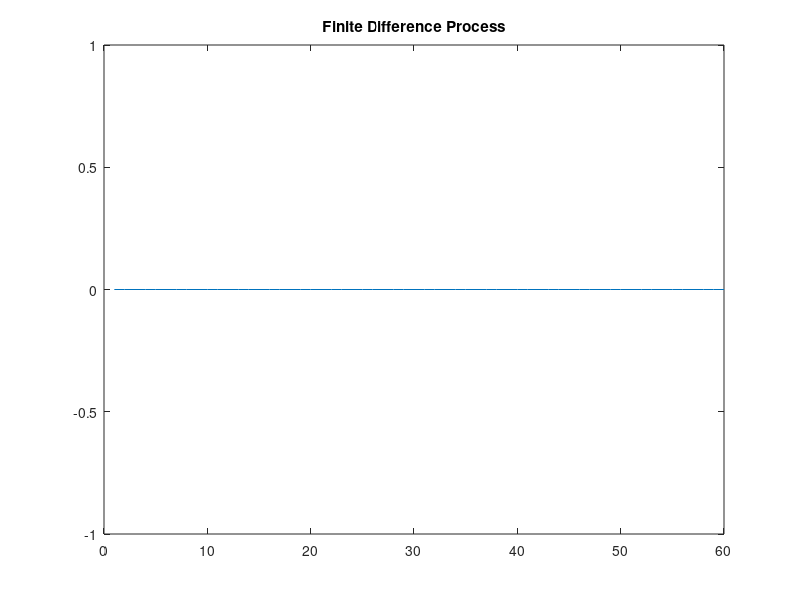

The MATLAB source for this figure: (Note: this script raises an error after producing the figure.)
%Input Parameters
sizeRectangle = 20;
Length = 3 * sizeRectangle;
Width = 2 * sizeRectangle;
mainV = 1;

Matrix1 = sparse(1,Length);
Matrix2 = sparse(Width,Length);
Matrix3 = sparse(Width, Length);

Boundary1 = 0;
Boundary2 = mainV;

numIter = 100;

fig1 = figure;
Matrix1(Length) = Boundary1;
Matrix(1) = Boundary2;
Matrix(2:Length-1) = deal(0.5*(Boundary1 + Boundary2));

figure (fig1)
for steps = 1:numIter
    plot(Matrix1)
    title('Finite Difference Process')
    pause(0.01)
    for iter = 2:Length-1
        Matrix1(iter) = 1/2*(Matrix1(iter-1)+Matrix1(iter+1));
    end
end


%%%FOR QUESTION 1B
Iter2 = iter;
fig2 = figure;

figure(fig2)
for iter = 1:Length       
    for jd = 1:Width
        Matrix3(jd,iter) = analyticalsol2(iter,jd,mainV,Length,Width,Iter2); 
    end
end
subplot(3,1,1);
surf(Matrix3);
title('Analytical Solution');
pause(0.01);



% to find the average of the boundry conditions, we do
[Matrix2(1, 1), Matrix2(1, Length), Matrix2(Width, 1), Matrix2(Width, Length), ...  
    Matrix2(2 : Width - 1, 2 : Length - 1)] = deal (1/2*(Boundary1 + Boundary2));
[Matrix2(1, 2 : Length-1), Matrix2(Width, 2 : Length-1)] = deal(Boundary1);
[Matrix2(2 : Width-1, 1), Matrix2(2 : Width-1, Length)] = deal(Boundary2);

for step = 1:iter
    subplot(3,1,2);
    surf(Matrix2);
    title('Numerical Solution');
    subplot(3, 1, 3);
    surf(log(abs(Matrix2 - Matrix3)))
    set(gca, 'ZScale' , 'log')
    title('Difference in Numerical  Analytical Solution')
    pause(0.01);
    
    for iter = 2 : Length-1
        for jd = 2:Width-1
            Matrix2(jd, iter) = 0.25*(Matrix2(jd + 1, iter) + Matrix2(jd - 1, iter) + ...
                Matrix2(jd, iter + 1) + Matrix2(jd, iter - 1));
        end
    end
end